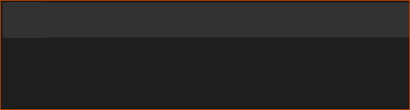
<?xml version="1.0" encoding="UTF-8"?>
<ui version="4.0">
 <class>Error_info_view</class>
 <widget class="QDialog" name="Error_info_view">
  <property name="geometry">
   <rect>
    <x>0</x>
    <y>0</y>
    <width>410</width>
    <height>110</height>
   </rect>
  </property>
  <property name="windowTitle">
   <string>Dialog</string>
  </property>
  <property name="styleSheet">
   <string notr="true"/>
  </property>
  <widget class="QFrame" name="frame">
   <property name="geometry">
    <rect>
     <x>0</x>
     <y>0</y>
     <width>410</width>
     <height>110</height>
    </rect>
   </property>
   <property name="styleSheet">
    <string notr="true">background-color: rgb(202, 81, 0);</string>
   </property>
   <property name="frameShape">
    <enum>QFrame::StyledPanel</enum>
   </property>
   <property name="frameShadow">
    <enum>QFrame::Raised</enum>
   </property>
   <widget class="QFrame" name="Bg_error_info_Window">
    <property name="geometry">
     <rect>
      <x>1</x>
      <y>1</y>
      <width>408</width>
      <height>108</height>
     </rect>
    </property>
    <property name="styleSheet">
     <string notr="true">background-color: rgb(30, 30, 30);</string>
    </property>
    <property name="frameShape">
     <enum>QFrame::StyledPanel</enum>
    </property>
    <property name="frameShadow">
     <enum>QFrame::Raised</enum>
    </property>
    <widget class="QFrame" name="frame_2">
     <property name="geometry">
      <rect>
       <x>1</x>
       <y>1</y>
       <width>408</width>
       <height>36</height>
      </rect>
     </property>
     <property name="styleSheet">
      <string notr="true">background-color: rgb(50, 50, 50);</string>
     </property>
     <property name="frameShape">
      <enum>QFrame::StyledPanel</enum>
     </property>
     <property name="frameShadow">
      <enum>QFrame::Raised</enum>
     </property>
     <widget class="QPushButton" name="minmize_btn">
      <property name="geometry">
       <rect>
        <x>484</x>
        <y>4</y>
        <width>35</width>
        <height>30</height>
       </rect>
      </property>
      <property name="styleSheet">
       <string notr="true">QPushButton:hover
{
   
color: #b1b1b1;
    background-color:  #3C3C3C;
    border-color: #1e1e1e;
    border-style: solid;
    padding: 3px;

}
QPushButton:pressed
{
    background-color: QLinearGradient( x1: 0, y1: 0, x2: 0, y2: 1, stop: 0 #2d2d2d, stop: 0.1 #2b2b2b, stop: 0.5 #292929, stop: 0.9 #282828, stop: 1 #252525);
}
</string>
      </property>
      <property name="text">
       <string/>
      </property>
      <property name="icon">
       <iconset resource="icons.qrc">
        <normaloff>:/ico/images/icons8_subtract_50px.png</normaloff>:/ico/images/icons8_subtract_50px.png</iconset>
      </property>
      <property name="iconSize">
       <size>
        <width>30</width>
        <height>30</height>
       </size>
      </property>
      <property name="checkable">
       <bool>false</bool>
      </property>
      <property name="flat">
       <bool>true</bool>
      </property>
     </widget>
     <widget class="QPushButton" name="setting_btn">
      <property name="geometry">
       <rect>
        <x>440</x>
        <y>4</y>
        <width>35</width>
        <height>30</height>
       </rect>
      </property>
      <property name="styleSheet">
       <string notr="true">QPushButton:hover
{
   
color: #b1b1b1;
    background-color:  #3C3C3C;
    border-color: #1e1e1e;
    border-style: solid;
    padding: 3px;

}
QPushButton:pressed
{
    background-color: QLinearGradient( x1: 0, y1: 0, x2: 0, y2: 1, stop: 0 #2d2d2d, stop: 0.1 #2b2b2b, stop: 0.5 #292929, stop: 0.9 #282828, stop: 1 #252525);
}
</string>
      </property>
      <property name="text">
       <string/>
      </property>
      <property name="icon">
       <iconset resource="icons.qrc">
        <normaloff>:/ico/images/icons8_settings_30px.png</normaloff>:/ico/images/icons8_settings_30px.png</iconset>
      </property>
      <property name="iconSize">
       <size>
        <width>30</width>
        <height>30</height>
       </size>
      </property>
      <property name="flat">
       <bool>true</bool>
      </property>
     </widget>
     <widget class="QLabel" name="win_ico_lab">
      <property name="geometry">
       <rect>
        <x>4</x>
        <y>0</y>
        <width>40</width>
        <height>36</height>
       </rect>
      </property>
      <property name="text">
       <string/>
      </property>
      <property name="pixmap">
       <pixmap resource="icons.qrc">:/ico/images/icons8_error_30px.ico</pixmap>
      </property>
      <property name="scaledContents">
       <bool>true</bool>
      </property>
     </widget>
     <widget class="QLabel" name="Error_info_lb">
      <property name="geometry">
       <rect>
        <x>56</x>
        <y>6</y>
        <width>191</width>
        <height>26</height>
       </rect>
      </property>
      <property name="font">
       <font>
        <family>Microsoft YaHei</family>
        <pointsize>14</pointsize>
        <bold>true</bold>
       </font>
      </property>
      <property name="styleSheet">
       <string notr="true">color: rgb(91, 91, 95);</string>
      </property>
      <property name="text">
       <string/>
      </property>
     </widget>
    </widget>
    <widget class="QLabel" name="error_info_msg_lb">
     <property name="geometry">
      <rect>
       <x>8</x>
       <y>55</y>
       <width>331</width>
       <height>41</height>
      </rect>
     </property>
     <property name="font">
      <font>
       <family>Microsoft YaHei</family>
       <pointsize>10</pointsize>
      </font>
     </property>
     <property name="styleSheet">
      <string notr="true">color: rgb(114, 118, 125);</string>
     </property>
     <property name="text">
      <string/>
     </property>
    </widget>
    <widget class="QPushButton" name="pushButton_3">
     <property name="geometry">
      <rect>
       <x>364</x>
       <y>70</y>
       <width>35</width>
       <height>30</height>
      </rect>
     </property>
     <property name="styleSheet">
      <string notr="true">QPushButton:hover
{
   
color: #b1b1b1;
    background-color:  #242424;
    border-color: #1e1e1e;
    border-style: solid;
    padding: 5px;

}
QPushButton:pressed
{
    background-color: QLinearGradient( x1: 0, y1: 0, x2: 0, y2: 1, stop: 0 #2d2d2d, stop: 0.1 #2b2b2b, stop: 0.5 #292929, stop: 0.9 #282828, stop: 1 #252525);
}
</string>
     </property>
     <property name="text">
      <string/>
     </property>
     <property name="icon">
      <iconset resource="icons.qrc">
       <normaloff>:/ico/images/icons8_ok_24px.png</normaloff>:/ico/images/icons8_ok_24px.png</iconset>
     </property>
     <property name="iconSize">
      <size>
       <width>30</width>
       <height>30</height>
      </size>
     </property>
     <property name="flat">
      <bool>true</bool>
     </property>
    </widget>
   </widget>
  </widget>
 </widget>
 <resources>
  <include location="icons.qrc"/>
 </resources>
 <connections/>
</ui>
